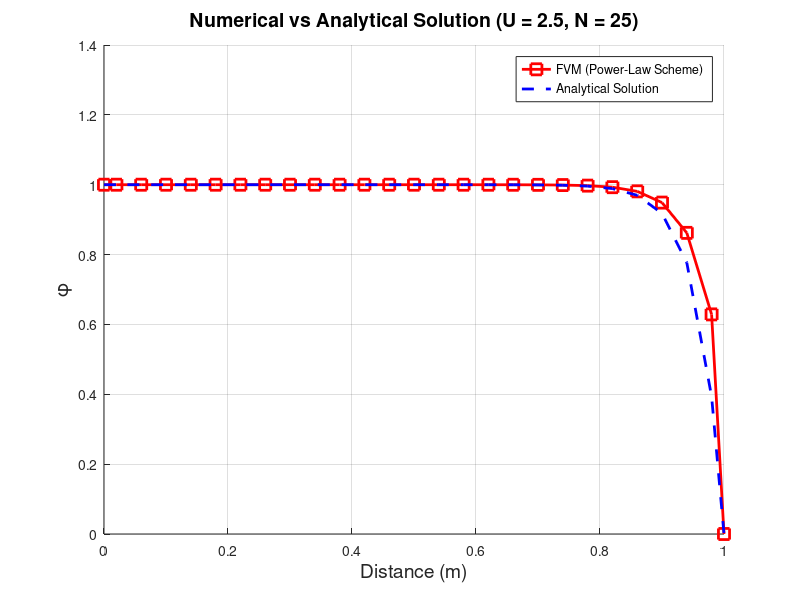

MATLAB code to generate this figure:
clc; clear; close all;

%% ------------------ Physical and Boundary Conditions ------------------
U      = 2.5;      % Convection velocity
N      = 25;       % Number of control volumes
L      = 1.0;      % Domain length
Gamma  = 0.1;      % Diffusion coefficient
rho    = 1.0;      % Density
phi_A  = 1;        % Left boundary value
phi_B  = 0;        % Right boundary value

%% ------------------ Discretization Parameters ------------------
dx     = L / N;               % Control volume size
P = 1:N;
x_P = (P - 0.5) * dx;

% Initialize solution
phi = zeros(N+1,1);
phi(1)   = phi_A;
phi(end) = phi_B;

% Flux values
F = rho * U;
D = Gamma / dx;

% Power-law scheme function handle
power_law = @(Pe) max(0, (1 - 0.1 * abs(Pe)).^5);

%% ------------------ Matrix Initialization ------------------
A = zeros(N+1, N+1);
b = zeros(N+1, 1);

% Apply boundary conditions
A(1,1)     = 1;   b(1)   = phi_A;
A(end,end) = 1;   b(end) = phi_B;

%% ------------------ Assemble Internal Nodes ------------------
for i = 2:N
    Pe = F * dx / Gamma;
    aW = D * power_law(Pe) + max(F, 0);
    aE = D * power_law(Pe) + max(-F, 0);
    aP = aW + aE;
    
    A(i, i-1:i+1) = [-aW, aP, -aE];
end

%% ------------------ Solve Linear System ------------------
phi = A \ b;

%% ------------------ Analytical Solution Function ------------------
function phi = AnalyticalSolution(varargin)
    % Parse inputs using Name-Value pairs
    p = inputParser;
    addParameter(p, 'U', 1);
    addParameter(p, 'rho', 1);
    addParameter(p, 'Gamma', 0.1);
    addParameter(p, 'L', 1);
    addParameter(p, 'x', []);
    addParameter(p, 'phi_A', 1);
    addParameter(p, 'phi_B', 0);
    parse(p, varargin{:});

    % Extract parsed variables
    U      = p.Results.U;
    rho    = p.Results.rho;
    Gamma  = p.Results.Gamma;
    L      = p.Results.L;
    x      = p.Results.x;
    phi_A  = p.Results.phi_A;
    phi_B  = p.Results.phi_B;

    % Analytical solution for 1D steady-state convection-diffusion
    exponent    = (rho * U * x) / Gamma;
    denominator = exp((rho * U * L) / Gamma) - 1;
    numerator   = exp(exponent) - 1;
    phi         = phi_A + (phi_B - phi_A) * (numerator / denominator);
end

%% ------------------ Post-processing and Plotting ------------------
x_analytical = [0, x_P, L];
phi_analytical = AnalyticalSolution('U', U, 'rho', rho, 'Gamma', Gamma, ...
                                    'L', L, 'x', x_analytical, ...
                                    'phi_A', phi_A, 'phi_B', phi_B);
phi_FVM = [phi_A; phi];

figure;
hold on;
plot(x_analytical, phi_FVM, 'rs-', 'LineWidth', 2, 'MarkerSize', 8, ...
    'DisplayName', 'FVM (Power-Law Scheme)');
plot(x_analytical, phi_analytical, 'b--', 'LineWidth', 2, ...
    'DisplayName', 'Analytical Solution');

title(sprintf('Numerical vs Analytical Solution (U = %.1f, N = %d)', U, N), 'FontSize', 14);
xlabel('Distance (m)', 'FontSize', 14);
ylabel('\phi', 'FontSize', 14);
legend('Location', 'best');
grid on;
hold off;
